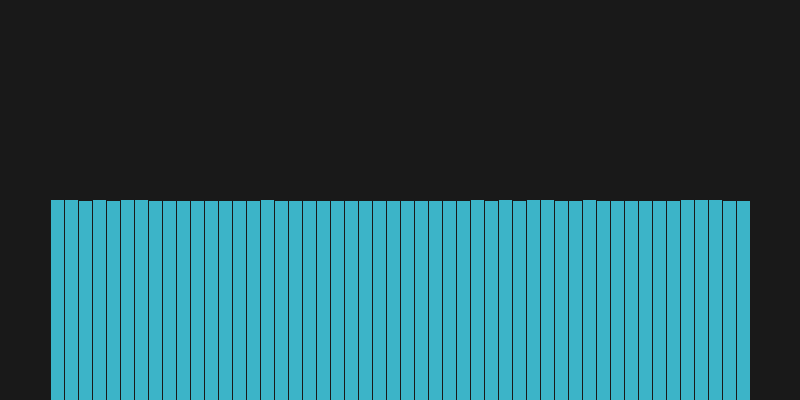
Frame 1 (no input)
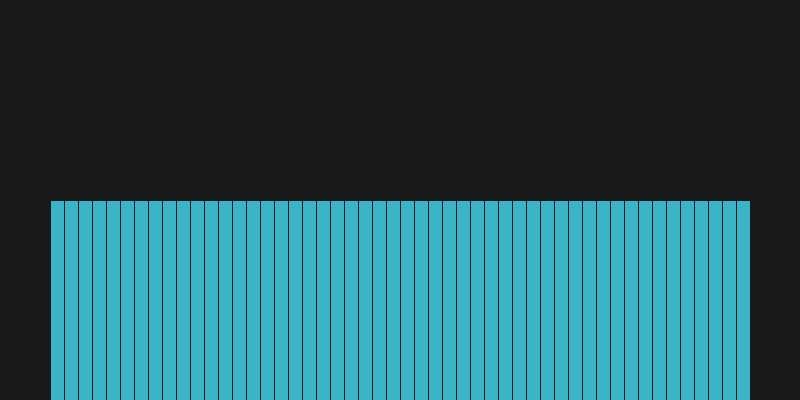
Frame 60 (the mouse pressed at the canvas centre just before this capture)
Frame 120 (the mouse held since frame 60 and released just before this capture): identical to frame 60, image omitted

The Processing sketch that drew these frames (run headless with seeded random() and noise(); from frame 60 on, the mouse is pressed at the canvas centre):

// Processing sketch: Wave2
// ── Wave2.pde
ArrayList<Column> columns;
int num = 50;
float[] positions = new float[num];

void setup() {
  size(800, 400);
  fill(60, 180, 200);
  stroke(25);
  
  columns = new ArrayList<Column>();
  for (int i = 0; i < num; ++i) {  columns.add(new Column(i));  columns.get(i).sharePos(); }
}


void keyPressed() {
  if (key == ENTER) {
    columns.get(0).move(50);
  }
}

void draw() {
  frameRate(999);
  background(25);
  
  if (mousePressed && (mouseButton == LEFT)) {
    columns.get(0).move(abs(mouseY-height));
  }
  if (mousePressed && (mouseButton == RIGHT)) {
    columns.get(num-1).move(abs(mouseY-height));
  }
  
  for (Column i : columns) {  i.sharePos();          }
  for (Column i : columns) {  i.forces();            }
  for (Column i : columns) {  /*i.physics();*/ i.show(); }

  
}
// ── column.pde

public class Column {
  int ID;

  float y = height/2 + random(-1,1);
  float acc = 0;
  float vel = 0;
  float speed = 1;
  float damp = 0.98;

  public Column(int ID) {
    this.ID = ID;
  }

  void sharePos() {
    positions[ID] = y;
  }
  
  void forces() {
    if (ID != 0 && ID != num-1 && ID != 1 && ID != num-2) {
      y = (positions[ID-2]+positions[ID-1]+positions[ID+1]+positions[ID+2])/4;
    } else if (ID == 0) {
      y = (positions[ID+1]+positions[ID+2]+positions[ID]*2)/4;
    } else if (ID == 1) {
      y = (positions[ID-1]+positions[ID-1]+positions[ID+1]+positions[ID+2])/4;
    } else if (ID == num-1) {
      y = (positions[ID-1]+positions[ID-2]+positions[ID]*2)/4;
    } else if (ID == num-2) {
       y = (positions[ID-1]+positions[ID-2]+positions[ID+1]+positions[ID+1])/4;
    }
  }
  

  void move(float in) {
    y = in;
  }

  void show() {
    float gap = 100;
    float w = ((width-gap)/num);
    rect(w*this.ID+gap/2, height, w, -y);
  }
}
